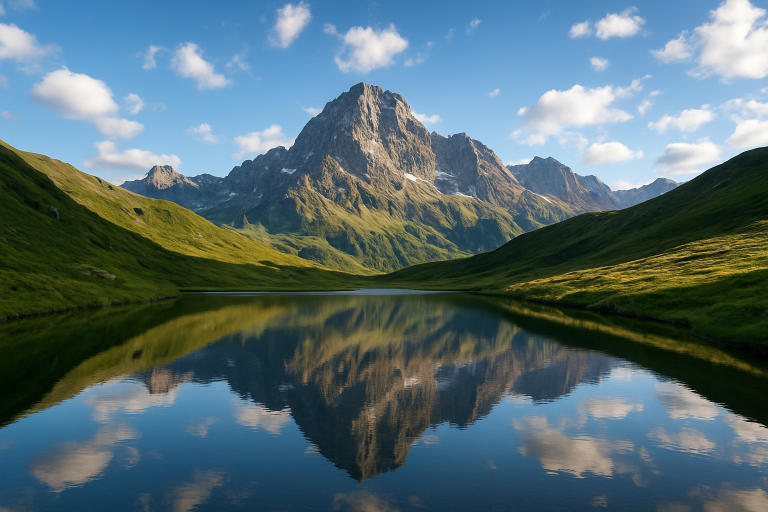
#> input picture project/images/ChatGPT Image Nov 25, 2025, 06_08_15 PM.png, 1536 x 1024 px (shown at 1/2 size); its folder holds only this picture in this run
$ python resize.py
#> lines starting #> are read from the running program, lines starting #| are printed output that depends on the picture
import os
from PIL import Image

# Input & Output folders
input_folder = "images"
output_folder = "output"

# Create output folder if it doesn't exist
os.makedirs(output_folder, exist_ok=True)

# Desired size (Width, Height)
new_size = (400, 400)

# Desired format (optional): "JPEG", "PNG", etc.
output_format = "JPEG"

for file_name in os.listdir(input_folder):
    if file_name.lower().endswith((".jpg", ".jpeg", ".png")):

        img_path = os.path.join(input_folder, file_name)
        img = Image.open(img_path)
#> img is the input picture: PIL image 1536x1024 RGB; mean R, G, B 85.5, 108.5, 113.8

        # Resize
        resized_img = img.resize(new_size)
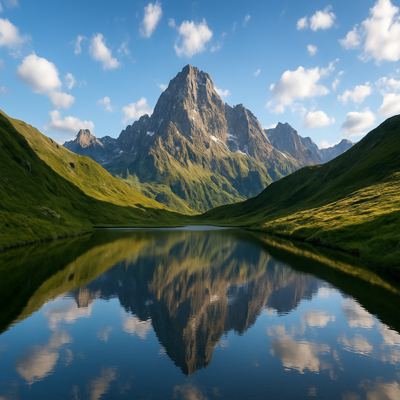
#> resized_img: PIL image 400x400 RGB; mean R, G, B 85.5, 108.5, 113.8

        # Create new file name
        base_name = os.path.splitext(file_name)[0]
        new_file = f"{base_name}_resized.jpg"

        # Save resized image
        resized_img.save(os.path.join(output_folder, new_file), output_format)

        print(f"Resized & saved: {new_file}")

print("✔ All images processed successfully!")
